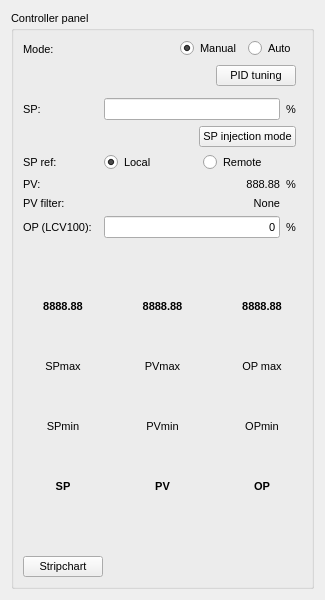
<?xml version="1.0" encoding="UTF-8"?>
<ui version="4.0">
 <class>Form</class>
 <widget class="QWidget" name="Form">
  <property name="geometry">
   <rect>
    <x>0</x>
    <y>0</y>
    <width>325</width>
    <height>600</height>
   </rect>
  </property>
  <property name="minimumSize">
   <size>
    <width>325</width>
    <height>600</height>
   </size>
  </property>
  <property name="maximumSize">
   <size>
    <width>16777215</width>
    <height>16777215</height>
   </size>
  </property>
  <property name="windowTitle">
   <string>LIC888 - Control panel</string>
  </property>
  <layout class="QVBoxLayout" name="verticalLayout">
   <item>
    <widget class="QGroupBox" name="groupBox">
     <property name="font">
      <font>
       <pointsize>8</pointsize>
      </font>
     </property>
     <property name="title">
      <string>Controller panel</string>
     </property>
     <layout class="QGridLayout" name="gridLayout">
      <item row="9" column="2" colspan="2">
       <widget class="QWidget" name="widget_SPRef" native="true">
        <layout class="QHBoxLayout" name="horizontalLayout_5">
         <property name="leftMargin">
          <number>0</number>
         </property>
         <property name="topMargin">
          <number>0</number>
         </property>
         <property name="rightMargin">
          <number>0</number>
         </property>
         <property name="bottomMargin">
          <number>0</number>
         </property>
         <item>
          <widget class="QRadioButton" name="radioButton_Local">
           <property name="text">
            <string>Local</string>
           </property>
           <property name="checked">
            <bool>true</bool>
           </property>
          </widget>
         </item>
         <item>
          <widget class="QRadioButton" name="radioButton_Remote">
           <property name="text">
            <string>Remote</string>
           </property>
          </widget>
         </item>
        </layout>
       </widget>
      </item>
      <item row="1" column="0" colspan="4">
       <layout class="QHBoxLayout" name="horizontalLayout_4">
        <item>
         <spacer name="horizontalSpacer_4">
          <property name="orientation">
           <enum>Qt::Horizontal</enum>
          </property>
          <property name="sizeHint" stdset="0">
           <size>
            <width>40</width>
            <height>20</height>
           </size>
          </property>
         </spacer>
        </item>
        <item>
         <widget class="QPushButton" name="pushButton_changePID">
          <property name="text">
           <string>PID tuning</string>
          </property>
         </widget>
        </item>
       </layout>
      </item>
      <item row="10" column="0">
       <widget class="QLabel" name="label_54">
        <property name="font">
         <font>
          <pointsize>8</pointsize>
         </font>
        </property>
        <property name="text">
         <string>PV:</string>
        </property>
       </widget>
      </item>
      <item row="2" column="0" colspan="4">
       <widget class="QFrame" name="horizontalFrame_2">
        <property name="enabled">
         <bool>true</bool>
        </property>
        <layout class="QHBoxLayout" name="horizontalLayout_2">
         <property name="leftMargin">
          <number>0</number>
         </property>
         <property name="topMargin">
          <number>0</number>
         </property>
         <property name="rightMargin">
          <number>0</number>
         </property>
         <property name="bottomMargin">
          <number>0</number>
         </property>
        </layout>
       </widget>
      </item>
      <item row="7" column="0">
       <widget class="QLabel" name="label_53">
        <property name="enabled">
         <bool>true</bool>
        </property>
        <property name="font">
         <font>
          <pointsize>8</pointsize>
         </font>
        </property>
        <property name="text">
         <string>SP:</string>
        </property>
       </widget>
      </item>
      <item row="14" column="0" colspan="5">
       <layout class="QHBoxLayout" name="horizontalLayout">
        <item>
         <widget class="QPushButton" name="pushButton_Datalogger">
          <property name="text">
           <string>Stripchart</string>
          </property>
         </widget>
        </item>
        <item>
         <spacer name="horizontalSpacer">
          <property name="orientation">
           <enum>Qt::Horizontal</enum>
          </property>
          <property name="sizeHint" stdset="0">
           <size>
            <width>40</width>
            <height>20</height>
           </size>
          </property>
         </spacer>
        </item>
       </layout>
      </item>
      <item row="11" column="2">
       <widget class="QLabel" name="label_7">
        <property name="text">
         <string>None</string>
        </property>
        <property name="alignment">
         <set>Qt::AlignRight|Qt::AlignTrailing|Qt::AlignVCenter</set>
        </property>
       </widget>
      </item>
      <item row="12" column="3">
       <widget class="QLabel" name="label_42">
        <property name="font">
         <font>
          <pointsize>8</pointsize>
         </font>
        </property>
        <property name="text">
         <string>%</string>
        </property>
       </widget>
      </item>
      <item row="10" column="2">
       <widget class="QLabel" name="label_PV">
        <property name="text">
         <string>888.88</string>
        </property>
        <property name="alignment">
         <set>Qt::AlignRight|Qt::AlignTrailing|Qt::AlignVCenter</set>
        </property>
       </widget>
      </item>
      <item row="7" column="2">
       <widget class="QLineEdit" name="lineEdit_SP">
        <property name="enabled">
         <bool>true</bool>
        </property>
        <property name="maximumSize">
         <size>
          <width>16777215</width>
          <height>16777215</height>
         </size>
        </property>
        <property name="font">
         <font>
          <pointsize>8</pointsize>
         </font>
        </property>
        <property name="alignment">
         <set>Qt::AlignRight|Qt::AlignTrailing|Qt::AlignVCenter</set>
        </property>
       </widget>
      </item>
      <item row="13" column="0" colspan="5">
       <widget class="QWidget" name="widget" native="true">
        <property name="sizePolicy">
         <sizepolicy hsizetype="Preferred" vsizetype="Preferred">
          <horstretch>0</horstretch>
          <verstretch>1</verstretch>
         </sizepolicy>
        </property>
        <property name="minimumSize">
         <size>
          <width>0</width>
          <height>0</height>
         </size>
        </property>
        <property name="maximumSize">
         <size>
          <width>16777215</width>
          <height>16777215</height>
         </size>
        </property>
        <layout class="QGridLayout" name="gridLayout_2">
         <property name="leftMargin">
          <number>11</number>
         </property>
         <property name="topMargin">
          <number>9</number>
         </property>
         <property name="rightMargin">
          <number>11</number>
         </property>
         <property name="bottomMargin">
          <number>9</number>
         </property>
         <item row="0" column="2">
          <widget class="QWidget" name="widget_5" native="true">
           <property name="sizePolicy">
            <sizepolicy hsizetype="Preferred" vsizetype="Preferred">
             <horstretch>2</horstretch>
             <verstretch>0</verstretch>
            </sizepolicy>
           </property>
           <property name="minimumSize">
            <size>
             <width>23</width>
             <height>26</height>
            </size>
           </property>
           <layout class="QVBoxLayout" name="verticalLayout_7">
            <property name="spacing">
             <number>0</number>
            </property>
            <property name="leftMargin">
             <number>0</number>
            </property>
            <property name="topMargin">
             <number>0</number>
            </property>
            <property name="rightMargin">
             <number>0</number>
            </property>
            <property name="bottomMargin">
             <number>0</number>
            </property>
            <item>
             <widget class="QLabel" name="label_PVvalue">
              <property name="sizePolicy">
               <sizepolicy hsizetype="Preferred" vsizetype="Fixed">
                <horstretch>0</horstretch>
                <verstretch>0</verstretch>
               </sizepolicy>
              </property>
              <property name="font">
               <font>
                <weight>75</weight>
                <bold>true</bold>
               </font>
              </property>
              <property name="text">
               <string>8888.88</string>
              </property>
              <property name="alignment">
               <set>Qt::AlignCenter</set>
              </property>
             </widget>
            </item>
            <item>
             <widget class="QLabel" name="label_PVmax">
              <property name="sizePolicy">
               <sizepolicy hsizetype="Preferred" vsizetype="Fixed">
                <horstretch>0</horstretch>
                <verstretch>0</verstretch>
               </sizepolicy>
              </property>
              <property name="text">
               <string>PVmax</string>
              </property>
              <property name="alignment">
               <set>Qt::AlignCenter</set>
              </property>
             </widget>
            </item>
            <item>
             <layout class="QVBoxLayout" name="vert_LayoutPV"/>
            </item>
            <item>
             <widget class="QLabel" name="label_PVmin">
              <property name="sizePolicy">
               <sizepolicy hsizetype="Preferred" vsizetype="Fixed">
                <horstretch>0</horstretch>
                <verstretch>0</verstretch>
               </sizepolicy>
              </property>
              <property name="text">
               <string>PVmin</string>
              </property>
              <property name="alignment">
               <set>Qt::AlignCenter</set>
              </property>
             </widget>
            </item>
            <item>
             <widget class="QLabel" name="label_4">
              <property name="sizePolicy">
               <sizepolicy hsizetype="Preferred" vsizetype="Fixed">
                <horstretch>0</horstretch>
                <verstretch>0</verstretch>
               </sizepolicy>
              </property>
              <property name="font">
               <font>
                <weight>75</weight>
                <bold>true</bold>
               </font>
              </property>
              <property name="text">
               <string>PV</string>
              </property>
              <property name="alignment">
               <set>Qt::AlignCenter</set>
              </property>
             </widget>
            </item>
           </layout>
          </widget>
         </item>
         <item row="0" column="4">
          <widget class="QWidget" name="widget_3" native="true">
           <property name="sizePolicy">
            <sizepolicy hsizetype="Preferred" vsizetype="Preferred">
             <horstretch>2</horstretch>
             <verstretch>0</verstretch>
            </sizepolicy>
           </property>
           <layout class="QVBoxLayout" name="verticalLayout_10">
            <property name="spacing">
             <number>0</number>
            </property>
            <property name="leftMargin">
             <number>0</number>
            </property>
            <property name="topMargin">
             <number>0</number>
            </property>
            <property name="rightMargin">
             <number>0</number>
            </property>
            <property name="bottomMargin">
             <number>0</number>
            </property>
            <item>
             <widget class="QLabel" name="label_OPvalue">
              <property name="sizePolicy">
               <sizepolicy hsizetype="Preferred" vsizetype="Fixed">
                <horstretch>0</horstretch>
                <verstretch>0</verstretch>
               </sizepolicy>
              </property>
              <property name="font">
               <font>
                <weight>75</weight>
                <bold>true</bold>
               </font>
              </property>
              <property name="text">
               <string>8888.88</string>
              </property>
              <property name="alignment">
               <set>Qt::AlignCenter</set>
              </property>
             </widget>
            </item>
            <item>
             <widget class="QLabel" name="label_OPmax">
              <property name="sizePolicy">
               <sizepolicy hsizetype="Preferred" vsizetype="Fixed">
                <horstretch>0</horstretch>
                <verstretch>0</verstretch>
               </sizepolicy>
              </property>
              <property name="text">
               <string>OP max</string>
              </property>
              <property name="alignment">
               <set>Qt::AlignCenter</set>
              </property>
             </widget>
            </item>
            <item>
             <layout class="QVBoxLayout" name="verticalLayout_OP"/>
            </item>
            <item>
             <widget class="QLabel" name="label_OPmin">
              <property name="sizePolicy">
               <sizepolicy hsizetype="Preferred" vsizetype="Fixed">
                <horstretch>0</horstretch>
                <verstretch>0</verstretch>
               </sizepolicy>
              </property>
              <property name="text">
               <string>OPmin</string>
              </property>
              <property name="alignment">
               <set>Qt::AlignCenter</set>
              </property>
             </widget>
            </item>
            <item>
             <widget class="QLabel" name="label_6">
              <property name="sizePolicy">
               <sizepolicy hsizetype="Preferred" vsizetype="Fixed">
                <horstretch>0</horstretch>
                <verstretch>0</verstretch>
               </sizepolicy>
              </property>
              <property name="font">
               <font>
                <weight>75</weight>
                <bold>true</bold>
               </font>
              </property>
              <property name="text">
               <string>OP</string>
              </property>
              <property name="alignment">
               <set>Qt::AlignCenter</set>
              </property>
             </widget>
            </item>
           </layout>
          </widget>
         </item>
         <item row="0" column="0">
          <widget class="QWidget" name="widget_2" native="true">
           <property name="sizePolicy">
            <sizepolicy hsizetype="Preferred" vsizetype="Preferred">
             <horstretch>2</horstretch>
             <verstretch>0</verstretch>
            </sizepolicy>
           </property>
           <property name="minimumSize">
            <size>
             <width>23</width>
             <height>26</height>
            </size>
           </property>
           <layout class="QVBoxLayout" name="verticalLayout_5">
            <property name="spacing">
             <number>0</number>
            </property>
            <property name="leftMargin">
             <number>0</number>
            </property>
            <property name="topMargin">
             <number>0</number>
            </property>
            <property name="rightMargin">
             <number>0</number>
            </property>
            <property name="bottomMargin">
             <number>0</number>
            </property>
            <item>
             <widget class="QLabel" name="label_SPvalue">
              <property name="sizePolicy">
               <sizepolicy hsizetype="Preferred" vsizetype="Fixed">
                <horstretch>0</horstretch>
                <verstretch>0</verstretch>
               </sizepolicy>
              </property>
              <property name="font">
               <font>
                <weight>75</weight>
                <bold>true</bold>
               </font>
              </property>
              <property name="text">
               <string>8888.88</string>
              </property>
              <property name="alignment">
               <set>Qt::AlignCenter</set>
              </property>
             </widget>
            </item>
            <item>
             <widget class="QLabel" name="label_SPmax">
              <property name="sizePolicy">
               <sizepolicy hsizetype="Preferred" vsizetype="Fixed">
                <horstretch>0</horstretch>
                <verstretch>0</verstretch>
               </sizepolicy>
              </property>
              <property name="text">
               <string>SPmax</string>
              </property>
              <property name="alignment">
               <set>Qt::AlignCenter</set>
              </property>
             </widget>
            </item>
            <item>
             <layout class="QVBoxLayout" name="vert_LayoutSP"/>
            </item>
            <item>
             <widget class="QLabel" name="label_SPmin">
              <property name="sizePolicy">
               <sizepolicy hsizetype="Preferred" vsizetype="Fixed">
                <horstretch>0</horstretch>
                <verstretch>0</verstretch>
               </sizepolicy>
              </property>
              <property name="text">
               <string>SPmin</string>
              </property>
              <property name="alignment">
               <set>Qt::AlignCenter</set>
              </property>
             </widget>
            </item>
            <item>
             <widget class="QLabel" name="label_3">
              <property name="sizePolicy">
               <sizepolicy hsizetype="Preferred" vsizetype="Fixed">
                <horstretch>0</horstretch>
                <verstretch>0</verstretch>
               </sizepolicy>
              </property>
              <property name="font">
               <font>
                <weight>75</weight>
                <bold>true</bold>
               </font>
              </property>
              <property name="text">
               <string>SP</string>
              </property>
              <property name="alignment">
               <set>Qt::AlignCenter</set>
              </property>
             </widget>
            </item>
           </layout>
          </widget>
         </item>
         <item row="0" column="1">
          <widget class="QWidget" name="widget_4" native="true">
           <property name="sizePolicy">
            <sizepolicy hsizetype="Preferred" vsizetype="Preferred">
             <horstretch>1</horstretch>
             <verstretch>0</verstretch>
            </sizepolicy>
           </property>
          </widget>
         </item>
         <item row="0" column="3">
          <widget class="QWidget" name="widget_6" native="true">
           <property name="sizePolicy">
            <sizepolicy hsizetype="Preferred" vsizetype="Preferred">
             <horstretch>1</horstretch>
             <verstretch>0</verstretch>
            </sizepolicy>
           </property>
          </widget>
         </item>
        </layout>
       </widget>
      </item>
      <item row="9" column="0">
       <widget class="QLabel" name="label_9">
        <property name="text">
         <string>SP ref:</string>
        </property>
       </widget>
      </item>
      <item row="12" column="2">
       <widget class="QLineEdit" name="lineEdit_OP">
        <property name="maximumSize">
         <size>
          <width>16777215</width>
          <height>16777215</height>
         </size>
        </property>
        <property name="font">
         <font>
          <pointsize>8</pointsize>
         </font>
        </property>
        <property name="text">
         <string>0</string>
        </property>
        <property name="alignment">
         <set>Qt::AlignRight|Qt::AlignTrailing|Qt::AlignVCenter</set>
        </property>
        <property name="readOnly">
         <bool>false</bool>
        </property>
       </widget>
      </item>
      <item row="0" column="0" colspan="4">
       <widget class="QFrame" name="horizontalFrame">
        <layout class="QHBoxLayout" name="horizontalLayout_3">
         <property name="leftMargin">
          <number>0</number>
         </property>
         <property name="topMargin">
          <number>0</number>
         </property>
         <property name="rightMargin">
          <number>0</number>
         </property>
         <property name="bottomMargin">
          <number>0</number>
         </property>
         <item>
          <widget class="QLabel" name="label_8">
           <property name="font">
            <font>
             <pointsize>8</pointsize>
            </font>
           </property>
           <property name="text">
            <string>Mode:</string>
           </property>
          </widget>
         </item>
         <item>
          <spacer name="horizontalSpacer_5">
           <property name="orientation">
            <enum>Qt::Horizontal</enum>
           </property>
           <property name="sizeHint" stdset="0">
            <size>
             <width>40</width>
             <height>20</height>
            </size>
           </property>
          </spacer>
         </item>
         <item>
          <widget class="QRadioButton" name="radioButton_manual">
           <property name="font">
            <font>
             <pointsize>8</pointsize>
            </font>
           </property>
           <property name="text">
            <string>Manual</string>
           </property>
           <property name="checked">
            <bool>true</bool>
           </property>
          </widget>
         </item>
         <item>
          <widget class="QRadioButton" name="radioButton_auto">
           <property name="font">
            <font>
             <pointsize>8</pointsize>
            </font>
           </property>
           <property name="text">
            <string>Auto</string>
           </property>
          </widget>
         </item>
        </layout>
       </widget>
      </item>
      <item row="11" column="0">
       <widget class="QLabel" name="label_5">
        <property name="text">
         <string>PV filter:</string>
        </property>
       </widget>
      </item>
      <item row="7" column="3">
       <widget class="QLabel" name="label_57">
        <property name="font">
         <font>
          <pointsize>8</pointsize>
         </font>
        </property>
        <property name="text">
         <string>%</string>
        </property>
       </widget>
      </item>
      <item row="10" column="3">
       <widget class="QLabel" name="label_58">
        <property name="font">
         <font>
          <pointsize>8</pointsize>
         </font>
        </property>
        <property name="text">
         <string>%</string>
        </property>
       </widget>
      </item>
      <item row="12" column="0">
       <widget class="QLabel" name="label_OP">
        <property name="font">
         <font>
          <pointsize>8</pointsize>
         </font>
        </property>
        <property name="text">
         <string>OP (LCV100):</string>
        </property>
       </widget>
      </item>
      <item row="8" column="0" colspan="4">
       <layout class="QHBoxLayout" name="horizontalLayout_6">
        <item>
         <spacer name="horizontalSpacer_2">
          <property name="orientation">
           <enum>Qt::Horizontal</enum>
          </property>
          <property name="sizeHint" stdset="0">
           <size>
            <width>40</width>
            <height>20</height>
           </size>
          </property>
         </spacer>
        </item>
        <item>
         <widget class="QPushButton" name="pushButton">
          <property name="text">
           <string>SP injection mode</string>
          </property>
         </widget>
        </item>
       </layout>
      </item>
     </layout>
    </widget>
   </item>
  </layout>
 </widget>
 <tabstops>
  <tabstop>radioButton_manual</tabstop>
  <tabstop>radioButton_auto</tabstop>
  <tabstop>lineEdit_SP</tabstop>
  <tabstop>lineEdit_OP</tabstop>
 </tabstops>
 <resources/>
 <connections/>
</ui>
